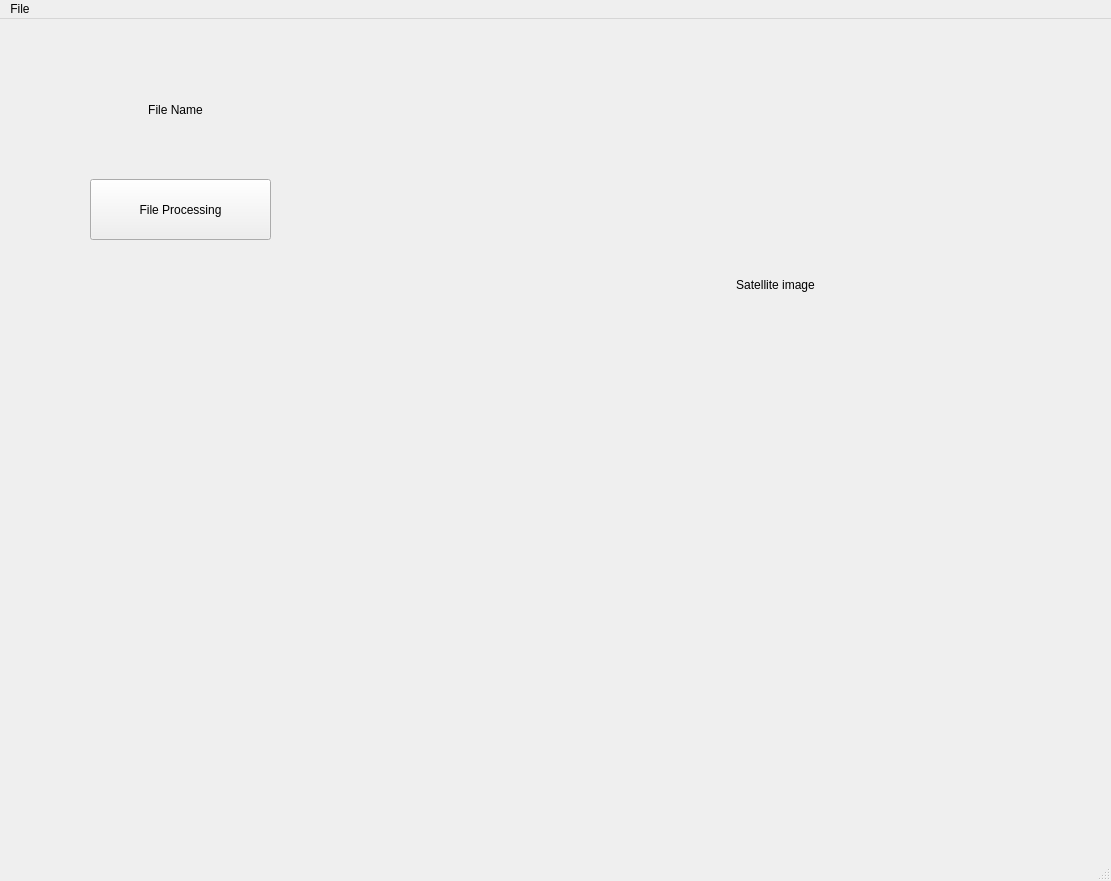
<?xml version="1.0" encoding="UTF-8"?>
<ui version="4.0">
 <class>MainWindow</class>
 <widget class="QMainWindow" name="MainWindow">
  <property name="geometry">
   <rect>
    <x>0</x>
    <y>0</y>
    <width>1111</width>
    <height>881</height>
   </rect>
  </property>
  <property name="windowTitle">
   <string>MainWindow</string>
  </property>
  <widget class="QWidget" name="centralwidget">
   <widget class="QLabel" name="SatelliteImage">
    <property name="geometry">
     <rect>
      <x>480</x>
      <y>10</y>
      <width>591</width>
      <height>511</height>
     </rect>
    </property>
    <property name="text">
     <string>Satellite image</string>
    </property>
    <property name="alignment">
     <set>Qt::AlignCenter</set>
    </property>
   </widget>
   <widget class="QWidget" name="Graphic" native="true">
    <property name="geometry">
     <rect>
      <x>480</x>
      <y>570</y>
      <width>621</width>
      <height>261</height>
     </rect>
    </property>
   </widget>
   <widget class="QPushButton" name="FileProcessingButton">
    <property name="geometry">
     <rect>
      <x>90</x>
      <y>160</y>
      <width>181</width>
      <height>61</height>
     </rect>
    </property>
    <property name="text">
     <string>File Processing</string>
    </property>
   </widget>
   <widget class="QLabel" name="FileNameTitle">
    <property name="geometry">
     <rect>
      <x>40</x>
      <y>60</y>
      <width>271</width>
      <height>61</height>
     </rect>
    </property>
    <property name="layoutDirection">
     <enum>Qt::LeftToRight</enum>
    </property>
    <property name="text">
     <string>File Name</string>
    </property>
    <property name="alignment">
     <set>Qt::AlignCenter</set>
    </property>
   </widget>
  </widget>
  <widget class="QMenuBar" name="menubar">
   <property name="geometry">
    <rect>
     <x>0</x>
     <y>0</y>
     <width>1111</width>
     <height>22</height>
    </rect>
   </property>
   <widget class="QMenu" name="menuFile">
    <property name="title">
     <string>File</string>
    </property>
    <addaction name="OpenFileAction"/>
   </widget>
   <addaction name="menuFile"/>
  </widget>
  <widget class="QStatusBar" name="statusbar"/>
  <action name="OpenFileAction">
   <property name="text">
    <string>Open File</string>
   </property>
  </action>
 </widget>
 <resources/>
 <connections/>
</ui>
